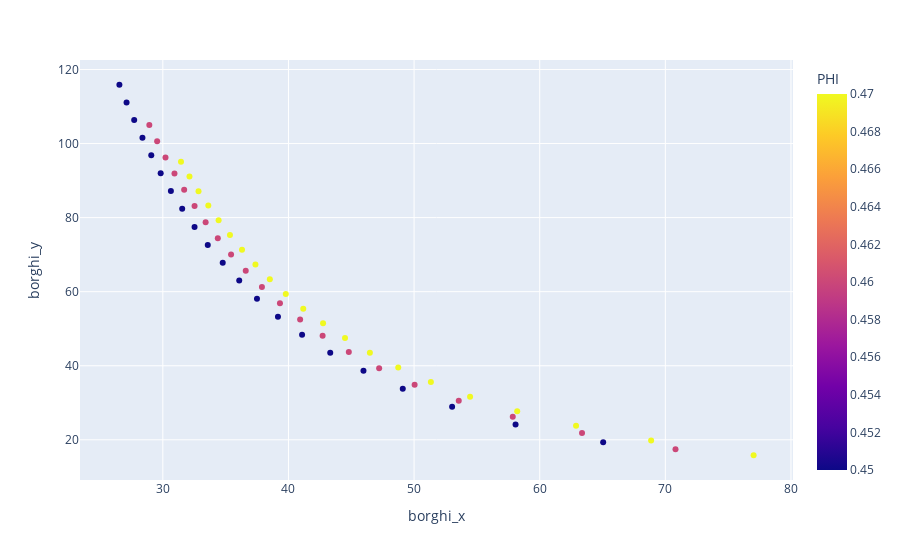

The code cell stored with this chart in its notebook:
### Code cell
import plotly.express as px
df1 = pd.read_csv('test_data.csv')
fig = px.scatter(df1, x="borghi_x", y="borghi_y", color="PHI",)
                 #size='petal_length', hover_data=['petal_width'])
fig.show()
